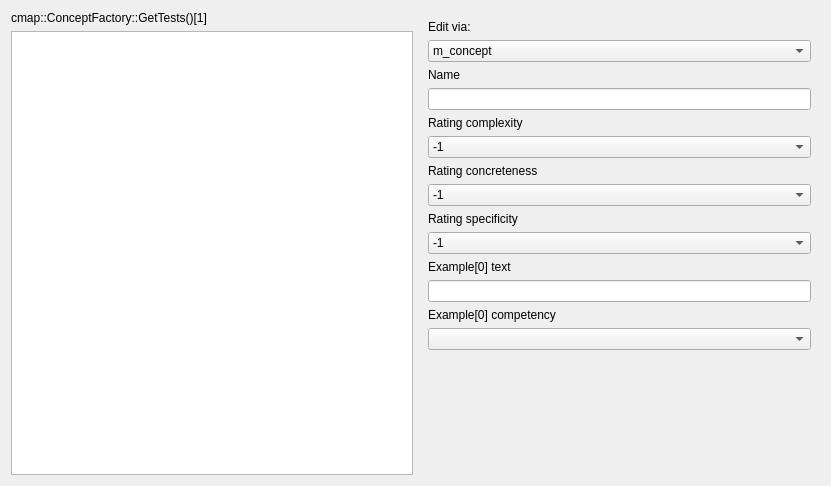
<?xml version="1.0" encoding="UTF-8"?>
<ui version="4.0">
 <class>QtConceptMapTestConceptItemDialog</class>
 <widget class="QDialog" name="QtConceptMapTestConceptItemDialog">
  <property name="geometry">
   <rect>
    <x>0</x>
    <y>0</y>
    <width>831</width>
    <height>486</height>
   </rect>
  </property>
  <property name="windowTitle">
   <string>Test Concept</string>
  </property>
  <layout class="QGridLayout" name="gridLayout">
   <item row="0" column="0">
    <widget class="QLabel" name="label">
     <property name="text">
      <string>cmap::ConceptFactory::GetTests()[1]</string>
     </property>
    </widget>
   </item>
   <item row="0" column="1" rowspan="2">
    <widget class="QWidget" name="widget" native="true">
     <layout class="QVBoxLayout" name="verticalLayout">
      <item>
       <widget class="QLabel" name="label_8">
        <property name="text">
         <string>Edit via:</string>
        </property>
       </widget>
      </item>
      <item>
       <widget class="QComboBox" name="box_edit">
        <item>
         <property name="text">
          <string>m_concept</string>
         </property>
        </item>
        <item>
         <property name="text">
          <string>QtConceptMapDisplayConcept-&gt;GetConcept()</string>
         </property>
        </item>
        <item>
         <property name="text">
          <string>QtConceptMapConcept-&gt;GetConcept()</string>
         </property>
        </item>
        <item>
         <property name="text">
          <string>QtConceptMapRateConcept-&gt;GetConcept()</string>
         </property>
        </item>
       </widget>
      </item>
      <item>
       <widget class="QLabel" name="label_6">
        <property name="text">
         <string>Name</string>
        </property>
       </widget>
      </item>
      <item>
       <widget class="QLineEdit" name="edit_name">
        <property name="text">
         <string/>
        </property>
       </widget>
      </item>
      <item>
       <widget class="QLabel" name="label_5">
        <property name="text">
         <string>Rating complexity</string>
        </property>
       </widget>
      </item>
      <item>
       <widget class="QComboBox" name="box_complexity">
        <item>
         <property name="text">
          <string>-1</string>
         </property>
        </item>
        <item>
         <property name="text">
          <string>0</string>
         </property>
        </item>
        <item>
         <property name="text">
          <string>1</string>
         </property>
        </item>
        <item>
         <property name="text">
          <string>2</string>
         </property>
        </item>
       </widget>
      </item>
      <item>
       <widget class="QLabel" name="label_4">
        <property name="text">
         <string>Rating concreteness</string>
        </property>
       </widget>
      </item>
      <item>
       <widget class="QComboBox" name="box_concreteness">
        <item>
         <property name="text">
          <string>-1</string>
         </property>
        </item>
        <item>
         <property name="text">
          <string>0</string>
         </property>
        </item>
        <item>
         <property name="text">
          <string>1</string>
         </property>
        </item>
        <item>
         <property name="text">
          <string>2</string>
         </property>
        </item>
       </widget>
      </item>
      <item>
       <widget class="QLabel" name="label_3">
        <property name="text">
         <string>Rating specificity</string>
        </property>
       </widget>
      </item>
      <item>
       <widget class="QComboBox" name="box_specificity">
        <item>
         <property name="text">
          <string>-1</string>
         </property>
        </item>
        <item>
         <property name="text">
          <string>0</string>
         </property>
        </item>
        <item>
         <property name="text">
          <string>1</string>
         </property>
        </item>
        <item>
         <property name="text">
          <string>2</string>
         </property>
        </item>
       </widget>
      </item>
      <item>
       <widget class="QLabel" name="label_7">
        <property name="text">
         <string>Example[0] text</string>
        </property>
       </widget>
      </item>
      <item>
       <widget class="QLineEdit" name="edit_example_text"/>
      </item>
      <item>
       <widget class="QLabel" name="label_2">
        <property name="text">
         <string>Example[0] competency</string>
        </property>
       </widget>
      </item>
      <item>
       <widget class="QComboBox" name="box_competency"/>
      </item>
      <item>
       <spacer name="verticalSpacer">
        <property name="orientation">
         <enum>Qt::Vertical</enum>
        </property>
        <property name="sizeHint" stdset="0">
         <size>
          <width>20</width>
          <height>63</height>
         </size>
        </property>
       </spacer>
      </item>
     </layout>
     <zorder>edit_name</zorder>
     <zorder>label_8</zorder>
     <zorder>box_edit</zorder>
     <zorder>label_6</zorder>
     <zorder>label_5</zorder>
     <zorder>box_complexity</zorder>
     <zorder>label_4</zorder>
     <zorder>box_concreteness</zorder>
     <zorder>label_3</zorder>
     <zorder>box_specificity</zorder>
     <zorder>label_7</zorder>
     <zorder>edit_example_text</zorder>
     <zorder>label_2</zorder>
     <zorder>box_competency</zorder>
    </widget>
   </item>
   <item row="1" column="0">
    <widget class="ribi::QtKeyboardFriendlyGraphicsView" name="view"/>
   </item>
  </layout>
 </widget>
 <customwidgets>
  <customwidget>
   <class>ribi::QtKeyboardFriendlyGraphicsView</class>
   <extends>QGraphicsView</extends>
   <header>qtkeyboardfriendlygraphicsview.h</header>
  </customwidget>
 </customwidgets>
 <tabstops>
  <tabstop>edit_name</tabstop>
  <tabstop>box_complexity</tabstop>
  <tabstop>box_concreteness</tabstop>
  <tabstop>box_specificity</tabstop>
  <tabstop>edit_example_text</tabstop>
  <tabstop>box_competency</tabstop>
  <tabstop>view</tabstop>
 </tabstops>
 <resources/>
 <connections/>
</ui>
